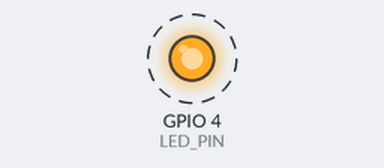
Simulated run of this program. Board: ESP32. Parts: output pins drawn as LEDs (lit = HIGH). Dashed ring = blinking. What the program prints to the serial monitor is not drawn.

Above: at 0.4 s.
Timing chart, 0 to 3.2 s (numbered marks = the images above):
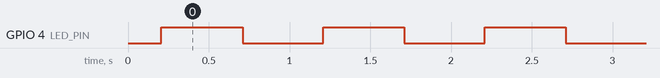

The program:

main.cpp
```cpp
/*
 * LED 闪烁 — 经典 ESP32-D0WD-V3 (Espressif ESP32 Dev Module, 双核 240MHz)
 *
 * 目标引脚: GPIO 4
 * 闪烁节奏: 亮 500ms / 灭 500ms (可通过 BLINK_INTERVAL_MS 调整)
 *
 * ⚠️ 经典 ESP32 的 GPIO 34~39 是「输入专用」脚，没有输出驱动能力，
 *    不能用来点 LED；想换脚请选 GPIO 2/4/5/12~19/21~23/25~27/32/33。
 *
 * 接线(用外接 LED 时):
 *    GPIO4 --[220Ω~1kΩ]--> LED 阳极(长脚) ; LED 阴极(短脚) --> GND
 *
 * 说明: 若换成板载 LED，多数开发板串在 GPIO2 上且多为「低电平点亮」，
 *       若发现亮灭相反，把 LED_ACTIVE_HIGH 改成 false 即可。
 */

#include <Arduino.h>

// ======== 可配置项 ========
static const uint8_t LED_PIN = 4;               // 目标引脚: GPIO 4
static const uint32_t BLINK_INTERVAL_MS = 500;  // 半周期时长(毫秒)
static const bool LED_ACTIVE_HIGH = true;       // 高电平点亮; 低电平点亮改为 false

// 根据有效电平把 亮/灭 换算成实际输出电平
static inline uint8_t ledLevel(bool on) {
  if (LED_ACTIVE_HIGH) {
    return on ? HIGH : LOW;
  }
  return on ? LOW : HIGH;
}

void setup() {
  Serial.begin(115200);

  pinMode(LED_PIN, OUTPUT);
  digitalWrite(LED_PIN, ledLevel(false));  // 上电先熄灭，避免闪一下

  delay(200);
  Serial.println();
  Serial.println("=================================");
  Serial.println("ESP32-D0WD-V3 (ESP32 Dev Module)");
  Serial.printf("LED blink on GPIO %u, interval %lu ms\n",
                (unsigned)LED_PIN, (unsigned long)BLINK_INTERVAL_MS);
  Serial.println("=================================");
}

void loop() {
  digitalWrite(LED_PIN, ledLevel(true));
  Serial.printf("[%8lu ms] GPIO%u = ON\n", (unsigned long)millis(),
                (unsigned)LED_PIN);
  delay(BLINK_INTERVAL_MS);

  digitalWrite(LED_PIN, ledLevel(false));
  Serial.printf("[%8lu ms] GPIO%u = OFF\n", (unsigned long)millis(),
                (unsigned)LED_PIN);
  delay(BLINK_INTERVAL_MS);
}
```

Measured:
- by itself, GPIO 4 (LED_PIN): alternates HIGH for 0.50 s and LOW for 0.50 s
